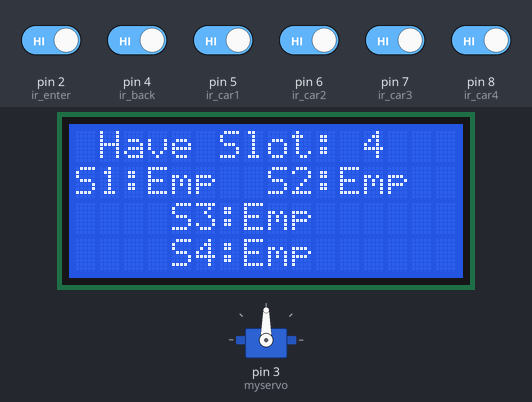
The sketch below on a simulated Arduino Uno, built with avr-gcc and run on an emulated ATmega328P. Parts: servo, 16×4 character LCD. The test bench sets the inputs (shaded band); at power-on: pin 2 (ir_enter), pin 4 (ir_back), pin 5 (ir_car1), pin 6 (ir_car2), pin 7 (ir_car3), pin 8 (ir_car4) HIGH.

Above: at 3.2 s.
3.3 s: pin 5 (ir_car1) driven LOW
At 4.2 s:
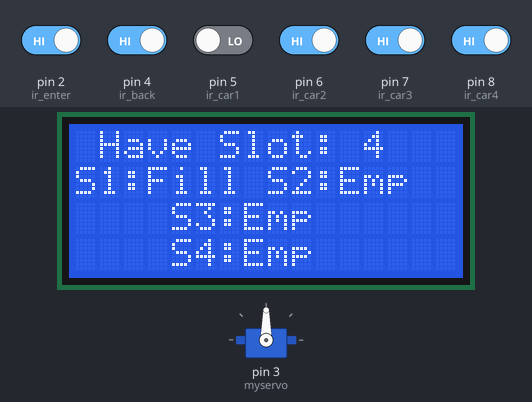
4.8 s: pin 6 (ir_car2) driven LOW
At 5.9 s:
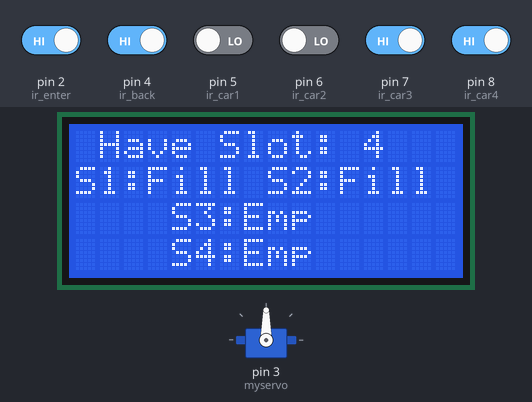
6.3 s: pin 7 (ir_car3) driven LOW
At 6.8 s:
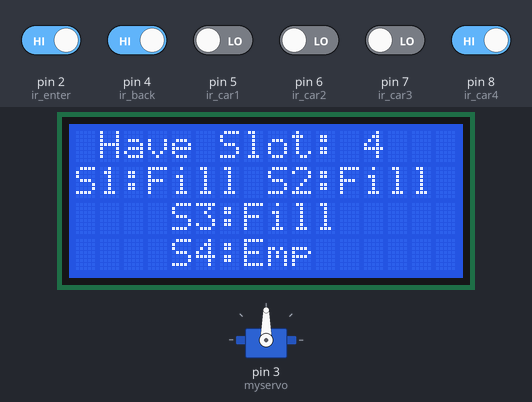
7.8 s: pin 8 (ir_car4) driven LOW
At 9.0 s:
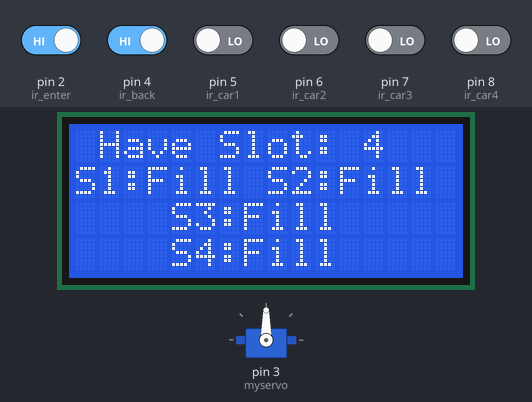
9.3 s: pin 5 (ir_car1) driven HIGH
At 9.7 s:
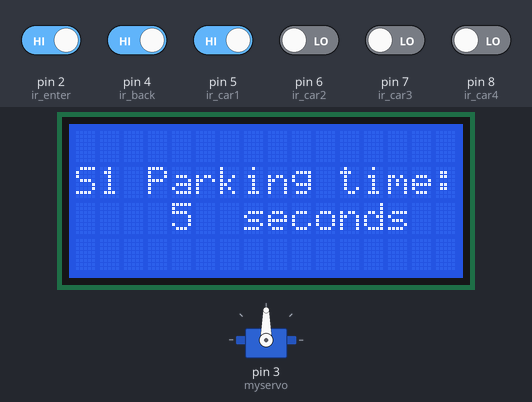
12.3 s: pin 8 (ir_car4) driven HIGH
At 13.0 s:
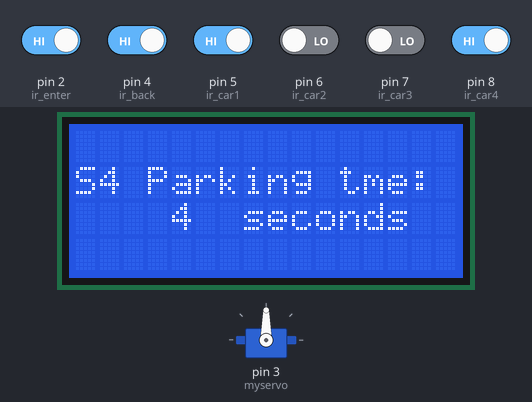
Timing chart, 0 to 15.3 s (numbered marks = the images above; inputs shaded):
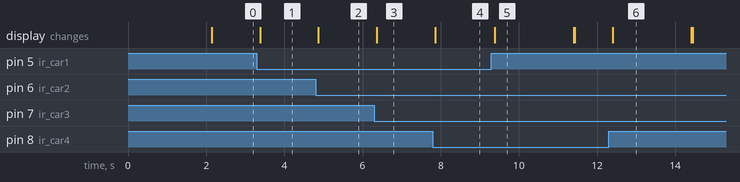

The sketch:

Car_Parking_System_LCD.ino
```cpp
#include <LiquidCrystal_I2C.h>

#include <Servo.h>  //includes the servo library
#include <Wire.h>
#include <LiquidCrystal_I2C.h>
#define I2C_ADDR 0x27   // I2C address of the LCD
#define LCD_COLUMNS 16  // Number of columns in your LCD
#define LCD_ROWS 4      // Number of rows in your LCD
LiquidCrystal_I2C lcd(I2C_ADDR, LCD_COLUMNS, LCD_ROWS);

Servo myservo;

#define ir_enter 2
#define ir_back 4

#define ir_car1 5
#define ir_car2 6
#define ir_car3 7
#define ir_car4 8

unsigned long startTime1 = 0;
unsigned long parkingDuration1 = 0;
bool parked1 = false;
unsigned long startTime2 = 0;
unsigned long parkingDuration2 = 0;
bool parked2 = false;
unsigned long startTime3 = 0;
unsigned long parkingDuration3 = 0;
bool parked3 = false;
unsigned long startTime4 = 0;
unsigned long parkingDuration4 = 0;
bool parked4 = false;

int S1 = 0, S2 = 0, S3 = 0, S4 = 0;
int flag1 = 0, flag2 = 0;
int slot = 4;
void setup() {
  Serial.begin(9600);

  pinMode(ir_car1, INPUT);
  pinMode(ir_car2, INPUT);
  pinMode(ir_car3, INPUT);
  pinMode(ir_car4, INPUT);


  pinMode(ir_enter, INPUT);
  pinMode(ir_back, INPUT);

  myservo.attach(3);
  myservo.write(90);

  lcd.begin(16,4);
  lcd.setCursor(0, 1);
  lcd.print(" Car parking  ");
  lcd.setCursor(4, 2);
  lcd.print("    System     ");
  lcd.backlight();
  delay(2000);
  lcd.clear();
  Read_Sensor();

  int total = S1 + S2 + S3 + S4;
  slot = slot - total;
}

void loop() {

  Read_Sensor();

  lcd.setCursor(0, 0);
  lcd.print(" Have Slot: ");
  lcd.print(slot);
  lcd.print("    ");

  lcd.setCursor(0, 1);
  if (S1 == 1) {
    lcd.print("S1:Fill ");
    if (!parked1) {
      startTime1 = millis();  // Record the start time when the car is parked
      parked1 = true;
    }
  }

  else {
    lcd.print("S1:Emp");
    if (parked1) {
      lcd.clear();
      parkingDuration1 = millis() - startTime1;  // Calculate parking duration
      lcd.setCursor(0, 1);
      lcd.print("S1 Parking time: ");
      lcd.setCursor(0, 2);
      lcd.print(parkingDuration1 / 1000);  // Convert milliseconds to seconds
      lcd.setCursor(2, 2);
      lcd.println(" seconds");
      parked1 = false;
      delay(2000);
      lcd.clear();
    }
  }

  lcd.setCursor(8, 1);
  if (S2 == 1) {
    lcd.print("S2:Fill ");
    if (!parked2) {
      startTime2 = millis();  // Record the start time when the car is parked
      parked2 = true;
    }
  } else {
    lcd.print("S2:Emp");
    if (parked2) {
      lcd.clear();
      parkingDuration2 = millis() - startTime2;  // Calculate parking duration
      lcd.setCursor(0, 1);
      lcd.print("S2 Parking time: ");
      lcd.setCursor(0, 2);
      lcd.print(parkingDuration2 / 1000);  // Convert milliseconds to seconds
      lcd.setCursor(2, 2);
      lcd.println(" seconds");
      parked2 = false;
      delay(2000);
      lcd.clear();
    }
  }

  lcd.setCursor(0, 2);
  if (S3 == 1) {
    lcd.print("S3:Fill ");
    if (!parked3) {
      startTime3 = millis();  // Record the start time when the car is parked
      parked3 = true;
    }
  }

  else {
    lcd.print("S3:Emp");
    if (parked3) {
      lcd.clear();
      parkingDuration3 = millis() - startTime3;  // Calculate parking duration
      lcd.setCursor(0, 1);
      lcd.print("S3 Parking time: ");
      lcd.setCursor(0, 2);
      lcd.print(parkingDuration3 / 1000);  // Convert milliseconds to seconds
      lcd.setCursor(2, 2);
      lcd.println(" seconds");
      parked3 = false;
      delay(2000);
      lcd.clear();
    }
  }

  lcd.setCursor(0, 3);
  if (S4 == 1) {
    lcd.print("S4:Fill ");
    if (!parked4) {
      startTime4 = millis();  // Record the start time when the car is parked
      parked4 = true;
    }
  } else {
    lcd.print("S4:Emp");
    if (parked4) {
      lcd.clear();
      parkingDuration4 = millis() - startTime4;  // Calculate parking duration
      lcd.setCursor(0, 1);
      lcd.print("S4 Parking tme: ");
      lcd.setCursor(0, 2);
      lcd.print(parkingDuration4 / 1000);  // Convert milliseconds to seconds
      lcd.setCursor(2, 2);
      lcd.println(" seconds");
      parked4 = false;
      delay(2000);
      lcd.clear();
    }
  }


  if (digitalRead(ir_enter) == 0 && flag1 == 0) {
    if (slot > 0) {
      flag1 = 1;
      if (flag2 == 0) {
        myservo.write(180);
        slot = slot - 1;
      }
    } else {

      lcd.clear();
      lcd.setCursor(0, 1);
      lcd.print(" Sorry ");
      lcd.setCursor(1, 2);
      lcd.print("Parking full");
      delay(1500);
      lcd.clear();
    }
  }

  if (digitalRead(ir_back) == 0 && flag2 == 0) {
    flag2 = 1;
    if (flag1 == 0) {
      myservo.write(180);
      slot = slot + 1;
    }
  }

  if (flag1 == 1 && flag2 == 1) {
    delay(1000);
    myservo.write(90);
    flag1 = 0, flag2 = 0;
  }

  delay(1);
}


void Read_Sensor() {
  S1 = 0, S2 = 0, S3 = 0, S4 = 0;

  if (digitalRead(ir_car1) == 0) { S1 = 1; }
  if (digitalRead(ir_car2) == 0) { S2 = 1; }
  if (digitalRead(ir_car3) == 0) { S3 = 1; }
  if (digitalRead(ir_car4) == 0) { S4 = 1; }
}
```

Measured:
- after the input at 3.3 s, the display: changes after 0.09 s (image 1)
- after the input at 4.8 s, the display: changes after 0.07 s (image 2)
- after the input at 6.3 s, the display: changes after 0.06 s (image 3)
- after the input at 7.8 s, the display: changes after 0.07 s (image 4)
- after the input at 9.3 s, the display: changes after 0.08 s (image 5)
- after the input at 12.3 s, the display: changes after 0.10 s (image 6)
- what the display in image 5 shows lasts 2.0 s, from 9.4 s to 11.4 s
